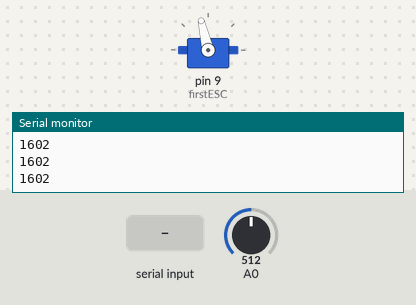
Bench run of a sketch on a simulated Arduino Uno, built with avr-gcc and run on an emulated ATmega328P. Shown: servo, the last lines printed to the serial monitor. The inputs (shaded band) are chosen by the test bench; at power-on: A0 = 512.

Above: at 1.2 s.
1.3 s: A0 set to 306
At 1.6 s:
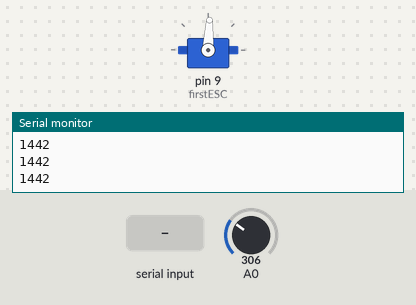
2.8 s: "90,45\n" received over Serial
At 3.6 s:
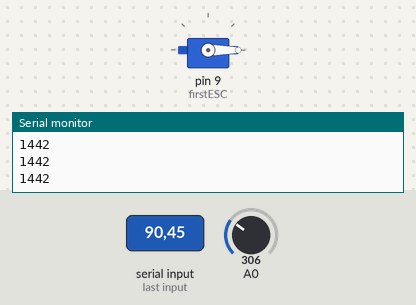
5.3 s: A0 set to 122
At 5.9 s:
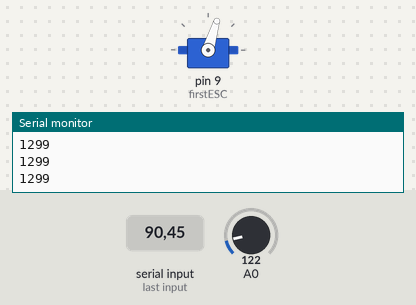
6.8 s: A0 set to 900
At 8.0 s:
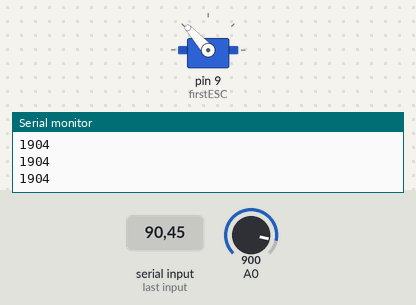
8.3 s: A0 set to 1023
At 9.1 s:
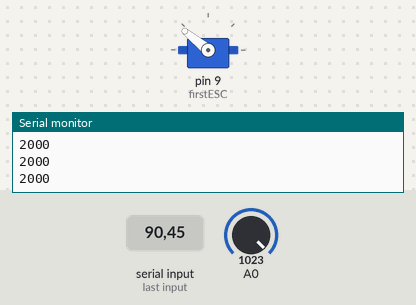
9.8 s: A0 set to 511
At 10.4 s:
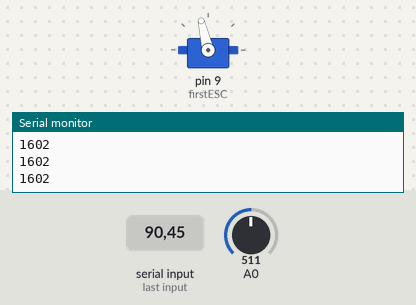
Timing chart, 0 to 12.3 s (numbered marks = the images above; inputs shaded):
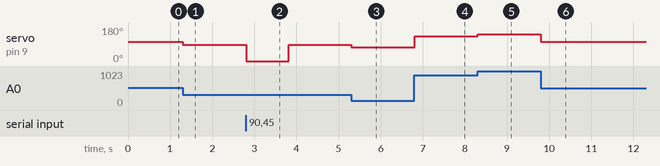

The sketch:

ESC_arduino_test2.ino
```cpp
#include <Servo.h>


int value = 0; // set values you need to zero


Servo firstESC; //Create as much as Servoobject you want. You can controll 2 or more Servos at the same time

void setup() {

  firstESC.attach(9);    // attached to pin 9 I just do this with 1 Servo
  Serial.begin(9600);    // start serial at 9600 baud

}

void loop() {

  value = analogRead(0);

  value = map(value, 0, 1023, 1205, 2000);

  Serial.println(value);

  if(Serial.available())
    value = Serial.parseInt();    // Parse an Integer from Serial

  firstESC.writeMicroseconds(value);

  delay(5);

}
```

Measured:
- after the input at 1.3 s, servo on pin 9 (firstESC): 103° → 87° at once
- after the input at 2.8 s, servo on pin 9 (firstESC): 87° → 0° at once, → 87° 1.0 s later
- after the input at 5.3 s, servo on pin 9 (firstESC): 87° → 73° at once
- after the input at 6.8 s, servo on pin 9 (firstESC): 73° → 132° at once
- after the input at 8.3 s, servo on pin 9 (firstESC): 132° → 141° at once
- after the input at 9.8 s, servo on pin 9 (firstESC): 141° → 103° at once
